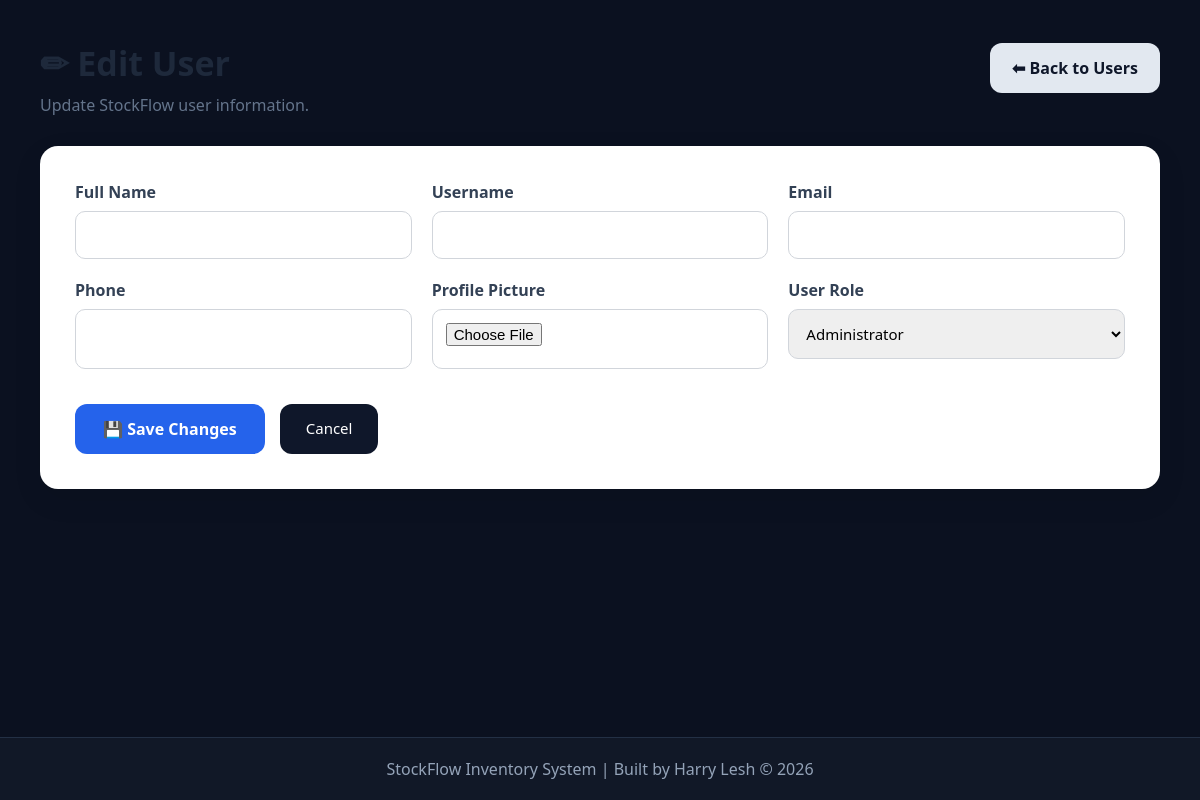
/edit_user/93 (signed in), run on an earlier commit of the app's database.
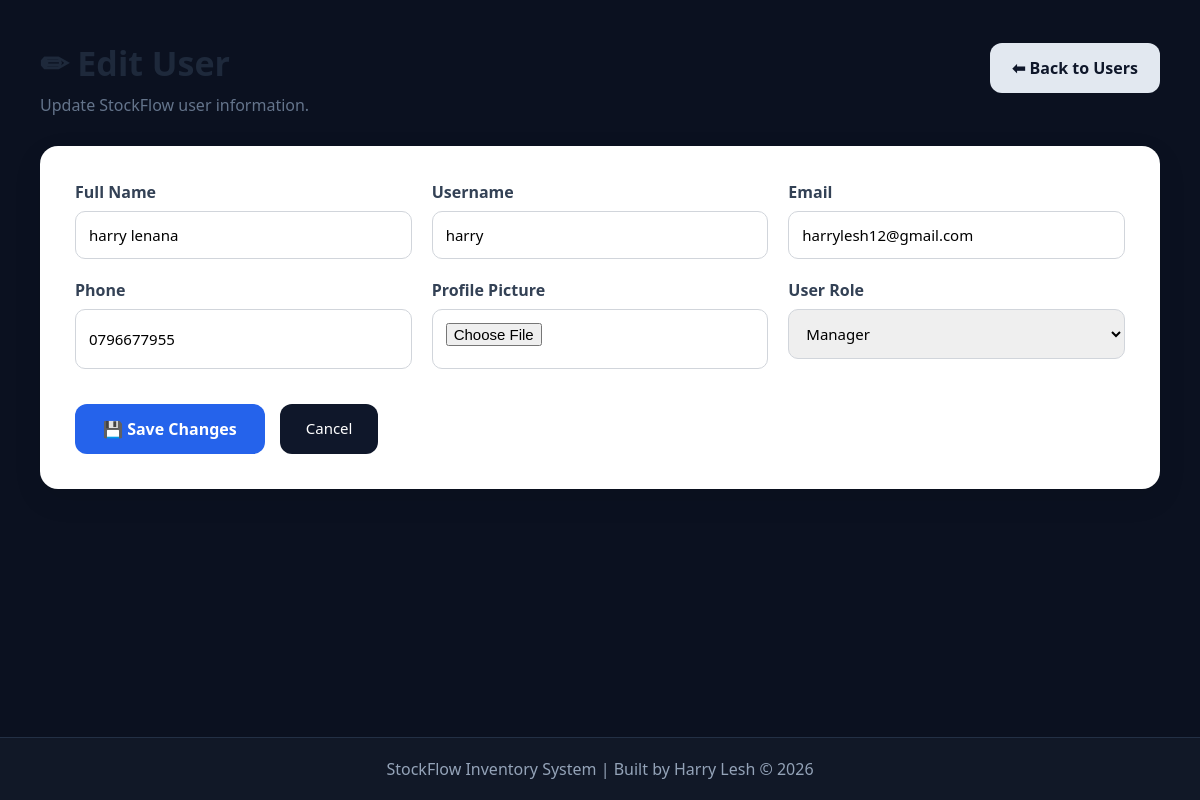
And on a later commit of the database.
### tables this page shows
CREATE TABLE users(
      id INTEGER PRIMARY KEY AUTOINCREMENT,
      username TEXT UNIQUE NOT NULL,
      password TEXT NOT NULL
    , full_name TEXT, email TEXT, phone TEXT, profile_picture TEXT, role TEXT DEFAULT 'Administrator', last_login TEXT, created_at TEXT);

### app.py (the view, shortened to what this page needs)
@app.route("/edit_user/<int:user_id>", methods=["GET", "POST"])
def edit_user(user_id):
    if "user" not in session:
        return redirect("/")
    conn = sqlite3.connect("database.db")
    cursor = conn.cursor()
    cursor.execute(
        "SELECT * FROM users WHERE id=?",
        (user_id,)
    )
    user = cursor.fetchone()
    conn.close()
    return render_template(
        "edit_user.html",
        user=user
    )

### templates/edit_user.html (shortened to what this page needs)
{% extends "layout.html" %}
{% block content %}
<div class="add-user-wrapper">
    <div class="page-header">
        <div>
            <h1>✏ Edit User</h1>
            <p>Update StockFlow user information.</p>
        </div>
        <a href="/users" class="back-btn">
            ⬅ Back to Users
        </a>
    </div>
    <div class="form-card">
        <form method="POST" enctype="multipart/form-data">
            <div class="form-grid">
                <div>
                    <label>Full Name</label>
                    <input type="text" name="full_name" value="{{ user[3] }}" required>
                </div>
                <div>
                    <label>Username</label>
                    <input type="text" name="username" value="{{ user[1] }}" required>
                </div>
                <div>
                    <label>Email</label>
                    <input type="email" name="email" value="{{ user[4] }}">
                </div>
                <div>
                    <label>Phone</label>
                    <input type="text" name="phone" value="{{ user[5] }}">
                </div>
                <div>
                    <label>Profile Picture</label>
                    <input type="file" name="profile_picture" accept="image/*">
                </div>
                <div>
                    <label>User Role</label>
                    <select name="role">
                        <option value="Administrator" {% if user[7]=="Administrator" %}selected{% endif %}>
                            Administrator
                        </option>
                        <option value="Manager" {% if user[7]=="Manager" %}selected{% endif %}>
                            Manager
                        </option>
                    </select>
                </div>
            </div>
            <div class="form-buttons">
                <button type="submit" class="save-btn">
                    💾 Save Changes
                </button>
                <a href="/users" class="secondary-btn">
                    Cancel
                </a>
            </div>
        </form>
    </div>
</div>
{% endblock %}

What changed in the data, as far as the page shows it:
added users: full_name "harry lenana", username "harry", email "harrylesh12@gmail.com", phone "0796677955", role "Manager"
Also different on the page:
form field role: "Administrator" → (not shown)
